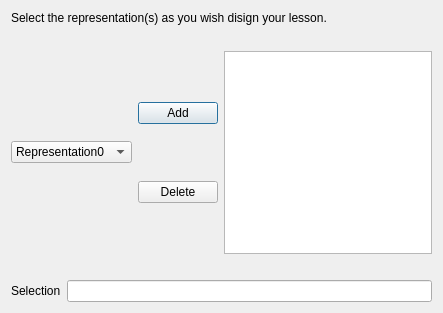
<ui version="4.0" >
 <class>SelRep</class>
 <widget class="QDialog" name="SelRep" >
  <property name="geometry" >
   <rect>
    <x>0</x>
    <y>0</y>
    <width>443</width>
    <height>313</height>
   </rect>
  </property>
  <property name="windowTitle" >
   <string>Dialog</string>
  </property>
  <layout class="QHBoxLayout" >
   <item>
    <layout class="QVBoxLayout" >
     <item>
      <widget class="QLabel" name="label" >
       <property name="text" >
        <string>Select the representation(s) as you wish disign your lesson.</string>
       </property>
      </widget>
     </item>
     <item>
      <spacer>
       <property name="orientation" >
        <enum>Qt::Horizontal</enum>
       </property>
       <property name="sizeHint" >
        <size>
         <width>40</width>
         <height>20</height>
        </size>
       </property>
      </spacer>
     </item>
     <item>
      <layout class="QHBoxLayout" >
       <item>
        <widget class="QComboBox" name="comboBox" >
         <item>
          <property name="text" >
           <string>Representation0</string>
          </property>
         </item>
         <item>
          <property name="text" >
           <string>Representation1</string>
          </property>
         </item>
         <item>
          <property name="text" >
           <string>Representation2</string>
          </property>
         </item>
         <item>
          <property name="text" >
           <string>Representation3</string>
          </property>
         </item>
         <item>
          <property name="text" >
           <string>Representation4</string>
          </property>
         </item>
         <item>
          <property name="text" >
           <string>Representation5</string>
          </property>
         </item>
        </widget>
       </item>
       <item>
        <layout class="QVBoxLayout" >
         <item>
          <widget class="QPushButton" name="pushButton" >
           <property name="text" >
            <string>Add</string>
           </property>
           <property name="icon" >
            <iconset resource="../../../resource/default.qrc" >:/icons/default/icons/basket_add.png</iconset>
           </property>
          </widget>
         </item>
         <item>
          <widget class="QPushButton" name="pushButton_2" >
           <property name="text" >
            <string>Delete</string>
           </property>
           <property name="icon" >
            <iconset resource="../../../resource/default.qrc" >:/icons/default/icons/basket_delete.png</iconset>
           </property>
          </widget>
         </item>
        </layout>
       </item>
       <item>
        <widget class="QTextEdit" name="textEdit" />
       </item>
      </layout>
     </item>
     <item>
      <spacer>
       <property name="orientation" >
        <enum>Qt::Horizontal</enum>
       </property>
       <property name="sizeHint" >
        <size>
         <width>40</width>
         <height>20</height>
        </size>
       </property>
      </spacer>
     </item>
     <item>
      <layout class="QHBoxLayout" >
       <item>
        <widget class="QLabel" name="label_2" >
         <property name="text" >
          <string>Selection</string>
         </property>
        </widget>
       </item>
       <item>
        <widget class="QLineEdit" name="lineEdit" />
       </item>
      </layout>
     </item>
     <item>
      <layout class="QHBoxLayout" />
     </item>
    </layout>
   </item>
  </layout>
 </widget>
 <resources>
  <include location="../../../resource/default.qrc" />
 </resources>
 <connections/>
</ui>
